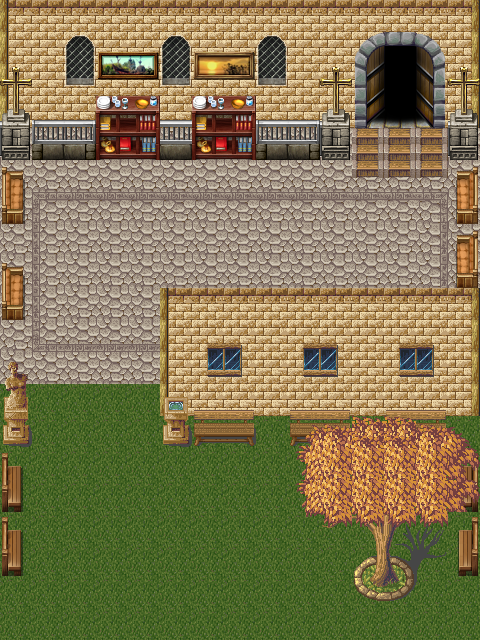

A level layout from a 2D game, rendered from its tile map. Below: a short description, then the map file with its tile-grid data intact:
An orthogonal 15x20 tile map with 32x32 px tiles, 7 tile layers (trigger2a, floor2, walls_walk2, walls_noWalk2, ...), 6 tilesets.

<map version="1.0" tiledversion="1.0.3" orientation="orthogonal" renderorder="right-down" width="15" height="20" tilewidth="32" tileheight="32" nextobjectid="1">
 <tileset firstgid="1" name="village_tileset" tilewidth="32" tileheight="32" tilecount="360" columns="8">
  <image source="tilesets/village_tileset.png" width="256" height="1440" />
 </tileset>
 <tileset firstgid="361" name="door" tilewidth="32" tileheight="32" tilecount="108" columns="9">
  <image source="tilesets/door.png" trans="ff00ff" width="288" height="384" />
 </tileset>
 <tileset firstgid="469" name="couches" tilewidth="32" tileheight="32" tilecount="88" columns="8">
  <image source="tilesets/couches.png" trans="ff00ff" width="256" height="352" />
 </tileset>
 <tileset firstgid="557" name="paths" tilewidth="32" tileheight="32" tilecount="256" columns="16">
  <image source="tilesets/paths.png" trans="ff00ff" width="512" height="512" />
 </tileset>
 <tileset firstgid="813" name="religious" tilewidth="32" tileheight="32" tilecount="256" columns="16">
  <image source="tilesets/religious.png" trans="ff00ff" width="512" height="512" />
 </tileset>
 <tileset firstgid="1069" name="furniture2" tilewidth="32" tileheight="32" tilecount="256" columns="16">
  <image source="tilesets/furniture2.png" trans="ff00ff" width="512" height="512" />
 </tileset>
 <layer name="trigger2a" width="15" height="20">
  <data encoding="csv">
0,0,0,0,0,0,0,0,0,0,0,0,0,0,0,
0,0,0,0,0,0,0,0,0,0,0,242,242,242,0,
0,0,0,0,0,0,0,0,0,0,0,242,242,242,0,
0,0,0,0,0,0,0,0,0,0,0,0,0,0,0,
0,0,0,0,0,0,0,0,0,0,0,0,0,0,0,
0,0,0,0,0,0,0,0,0,0,0,0,0,0,0,
0,0,0,0,0,0,0,0,0,0,0,0,0,0,0,
0,0,0,0,0,0,0,0,0,0,0,0,0,0,0,
0,0,0,0,0,0,0,0,0,0,0,0,0,0,0,
0,0,0,0,0,0,0,0,0,0,0,0,0,0,0,
0,0,0,0,0,0,0,0,0,0,0,0,0,0,0,
0,0,0,0,0,0,0,0,0,0,0,0,0,0,0,
0,0,0,0,0,0,0,0,0,0,0,0,0,0,0,
0,0,0,0,0,0,0,0,0,0,0,0,0,0,0,
0,0,0,0,0,0,0,0,0,0,0,0,0,0,0,
0,0,0,0,0,0,0,0,0,0,0,0,0,0,0,
0,0,0,0,0,0,0,0,0,0,0,0,0,0,0,
0,0,0,0,0,0,0,0,0,0,0,0,0,0,0,
0,0,0,0,0,0,0,0,0,0,0,0,0,0,0,
0,0,0,0,0,0,0,0,0,0,0,0,0,0,0
</data>
 </layer>
 <layer name="floor2" width="15" height="20">
  <data encoding="csv">
82,82,82,82,82,82,82,82,82,82,82,82,82,82,82,
82,82,82,82,82,82,82,82,82,82,82,82,82,82,82,
82,82,82,82,82,82,82,82,82,82,82,82,82,82,82,
82,82,82,82,82,82,82,82,82,82,82,82,82,82,82,
82,73,74,74,74,74,74,74,74,74,74,74,74,75,82,
82,82,82,82,82,82,82,82,82,82,82,82,82,82,82,
82,73,74,74,74,74,74,74,74,74,74,74,74,75,82,
82,81,82,82,82,82,82,82,82,82,82,82,82,83,82,
82,81,82,82,82,82,82,82,82,82,82,82,82,83,82,
82,81,82,82,82,82,82,82,82,82,82,82,82,83,82,
82,89,90,90,90,90,90,90,90,90,90,90,90,91,82,
82,82,82,82,82,82,82,82,82,82,82,82,82,82,82,
636,636,636,636,636,636,636,636,636,636,636,636,636,636,636,
636,636,636,636,636,636,636,636,636,636,636,636,636,636,636,
636,636,636,636,636,636,636,636,636,636,636,636,636,636,636,
636,636,636,636,636,636,636,636,636,636,636,636,636,636,636,
636,636,636,636,636,636,636,636,636,636,636,636,636,636,636,
636,636,636,636,636,636,636,636,636,636,636,636,636,636,636,
636,636,636,636,636,636,636,636,636,636,636,636,636,636,636,
636,636,636,636,636,636,636,636,636,636,636,636,636,636,636
</data>
 </layer>
 <layer name="walls_walk2" width="15" height="20">
  <data encoding="csv">
36,37,37,37,37,37,37,37,37,37,37,37,37,37,38,
33,34,34,34,34,34,34,34,34,34,34,34,34,34,35,
33,34,34,34,34,34,34,34,34,34,34,34,34,34,35,
33,34,34,34,34,34,34,34,34,34,34,34,34,34,35,
0,82,82,82,82,82,82,82,82,82,82,82,82,82,82,
0,0,0,0,0,0,0,0,0,0,0,0,0,0,0,
0,0,0,0,0,0,0,0,0,0,0,0,0,0,0,
0,0,0,0,0,0,0,0,0,0,0,0,0,0,0,
0,0,0,0,0,0,0,0,0,0,0,0,0,0,0,
0,0,0,0,0,36,37,46,37,37,37,39,37,37,38,
0,0,0,0,0,33,34,34,34,34,34,47,34,34,35,
0,0,0,0,0,33,34,34,34,34,34,34,34,34,35,
0,0,0,0,0,33,34,34,34,34,34,34,34,34,35,
0,0,0,0,0,0,0,0,0,0,0,0,0,0,0,
0,0,0,0,0,0,0,0,0,0,0,0,0,0,0,
0,0,0,0,0,0,0,0,0,0,0,0,0,0,0,
0,0,0,0,0,0,0,0,0,0,0,0,0,0,0,
0,0,0,0,0,0,0,0,0,0,0,0,0,0,0,
0,0,0,0,0,0,0,0,0,0,0,0,0,0,0,
0,0,0,0,0,0,0,0,0,0,0,0,0,0,0
</data>
 </layer>
 <layer name="walls_noWalk2" width="15" height="20">
  <data encoding="csv">
36,37,37,37,37,37,37,37,37,37,37,37,37,37,38,
33,34,34,34,34,34,34,34,34,34,34,34,34,34,35,
33,34,34,34,34,34,34,34,34,34,34,0,0,0,35,
0,0,0,0,0,0,0,0,0,0,0,0,0,0,35,
0,0,0,0,0,0,0,0,0,0,0,0,0,0,0,
0,0,0,0,0,0,0,0,0,0,0,0,0,0,0,
0,0,0,0,0,0,0,0,0,0,0,0,0,0,0,
0,0,0,0,0,0,0,0,0,0,0,0,0,0,0,
0,0,0,0,0,0,0,0,0,0,0,0,0,0,0,
0,0,0,0,0,36,37,37,37,37,37,37,37,37,38,
0,0,0,0,0,33,34,34,34,34,34,34,34,34,35,
0,0,0,0,0,33,34,34,34,34,34,34,34,34,35,
0,0,0,0,0,33,34,34,34,34,34,34,34,34,35,
0,0,0,0,0,0,0,0,0,0,0,0,0,0,0,
0,0,0,0,0,0,0,0,0,0,0,0,0,0,0,
0,0,0,0,0,0,0,0,0,0,0,0,0,0,0,
0,0,0,0,0,0,0,0,0,0,0,0,0,0,0,
0,0,0,0,0,0,0,0,0,0,0,0,0,0,0,
0,0,0,0,0,0,0,0,0,0,0,0,0,0,0,
0,0,0,0,0,0,0,0,0,0,0,0,0,0,0
</data>
 </layer>
 <layer name="fixtures_walk2b" width="15" height="20">
  <data encoding="csv">
0,0,0,0,0,0,0,0,0,0,0,0,0,0,0,
0,0,895,0,0,895,0,0,895,0,0,0,0,0,0,
1003,0,911,0,0,911,0,0,911,0,1003,0,0,0,1003,
1019,1014,1016,1207,1208,1015,1207,1208,1014,1016,1019,0,0,0,1019,
1035,1030,1032,1223,1224,1031,1223,1224,1030,1032,1035,0,0,0,1035,
0,0,0,0,0,0,0,0,0,0,0,0,0,0,0,
0,0,0,0,0,0,0,0,0,0,0,0,0,0,0,
0,0,0,0,0,0,0,0,0,0,0,0,0,0,0,
0,0,0,0,0,0,0,0,0,0,0,0,0,0,0,
0,0,0,0,0,0,0,0,0,0,0,0,0,0,0,
0,0,0,0,0,0,0,0,0,0,0,0,0,0,0,
99,0,0,0,0,0,0,0,0,0,0,0,0,0,0,
107,0,0,0,0,106,0,0,0,121,122,0,121,122,0,
115,0,0,0,0,114,0,0,0,129,130,0,129,130,0,
0,0,0,0,0,0,0,0,0,0,0,0,0,0,0,
0,0,0,0,0,0,0,0,0,0,0,0,0,0,0,
0,0,0,0,0,0,0,0,0,0,0,0,0,0,0,
0,0,0,0,0,0,0,0,0,0,0,0,0,0,0,
0,0,0,0,0,0,0,0,0,0,0,0,0,0,0,
0,0,0,0,0,0,0,0,0,0,0,0,0,0,0
</data>
 </layer>
 <layer name="fixtures_noWalk2b" width="15" height="20">
  <data encoding="csv">
0,0,0,0,0,0,0,0,0,0,0,0,0,0,0,
0,0,0,1237,1238,0,1239,1240,0,0,0,0,0,0,0,
1001,0,0,1253,1254,0,1255,1256,0,0,1001,0,0,0,1001,
0,0,0,0,0,0,0,0,0,0,0,0,0,0,0,
0,0,0,0,0,0,0,0,0,0,0,0,0,0,0,
491,0,0,0,0,0,0,0,0,0,0,0,0,0,492,
499,0,0,0,0,0,0,0,0,0,0,0,0,0,500,
0,0,0,0,0,0,0,0,0,0,0,0,0,0,492,
491,0,0,0,0,0,0,0,0,0,0,0,0,0,500,
499,0,0,0,0,0,0,0,0,0,0,0,0,0,0,
0,0,0,0,0,0,0,0,0,0,0,0,0,0,0,
99,0,0,0,0,0,0,0,0,0,0,0,0,0,0,
107,0,0,0,0,0,0,0,0,0,0,0,0,0,0,
115,0,0,0,0,0,0,0,0,0,0,0,0,0,0,
1299,0,0,0,0,0,0,0,0,0,117,118,119,120,1300,
1315,0,0,0,0,0,0,0,0,0,125,126,127,128,1316,
1299,0,0,0,0,0,0,0,0,0,133,134,135,136,1300,
1315,0,0,0,0,0,0,0,0,0,0,142,143,144,1316,
0,0,0,0,0,0,0,0,0,0,0,150,151,152,0,
0,0,0,0,0,0,0,0,0,0,0,0,0,0,0
</data>
 </layer>
 <layer name="fixtures_walk2a" width="15" height="20">
  <data encoding="csv">
0,0,0,0,0,0,0,0,0,0,0,0,0,0,0,
0,0,0,0,0,0,0,0,0,0,0,421,422,423,0,
0,0,0,0,0,0,0,0,0,0,0,430,431,432,0,
0,0,0,0,0,0,0,0,0,0,0,439,440,441,0,
0,0,0,0,0,0,0,0,0,0,0,64,64,64,0,
0,0,0,0,0,0,0,0,0,0,0,72,72,72,0,
0,0,0,0,0,0,0,0,0,0,0,0,0,0,0,
0,0,0,0,0,0,0,0,0,0,0,0,0,0,0,
0,0,0,0,0,0,0,0,0,0,0,0,0,0,0,
0,0,0,0,0,0,0,0,0,0,0,0,0,0,0,
0,0,0,0,0,0,173,174,0,173,174,0,173,174,0,
0,0,0,0,0,0,181,182,0,181,182,0,181,182,0,
0,0,0,0,0,0,121,122,0,0,0,0,0,0,0,
0,0,0,0,0,0,129,130,0,241,242,245,245,242,243,
0,0,0,0,0,0,0,0,0,249,250,250,250,250,254,
0,0,0,0,0,0,0,0,0,249,250,250,250,250,254,
0,0,0,0,0,0,0,0,0,257,258,258,258,258,0,
0,0,0,0,0,0,0,0,0,0,0,0,0,0,0,
0,0,0,0,0,0,0,0,0,0,0,0,0,0,0,
0,0,0,0,0,0,0,0,0,0,0,0,0,0,0
</data>
 </layer>
</map>
